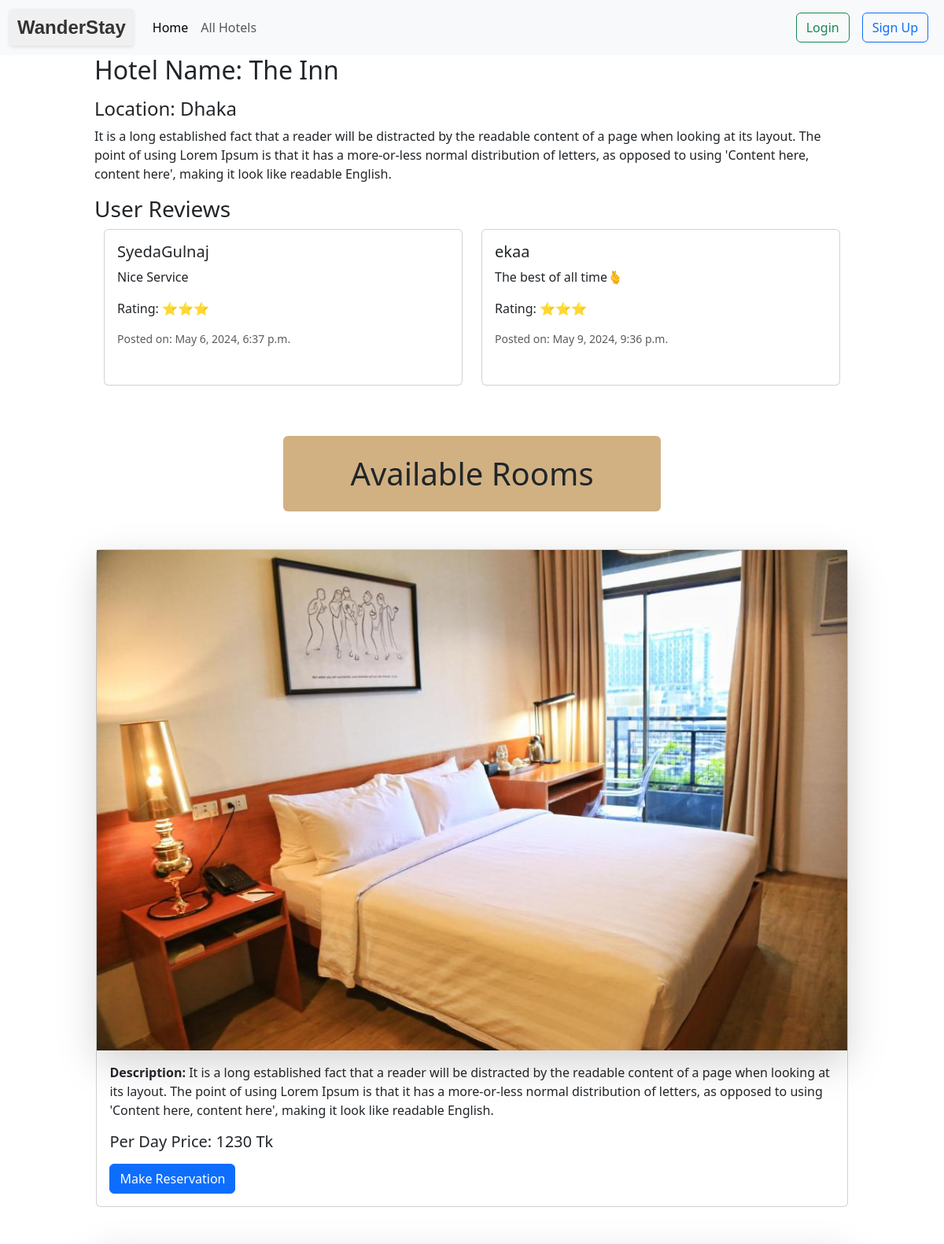
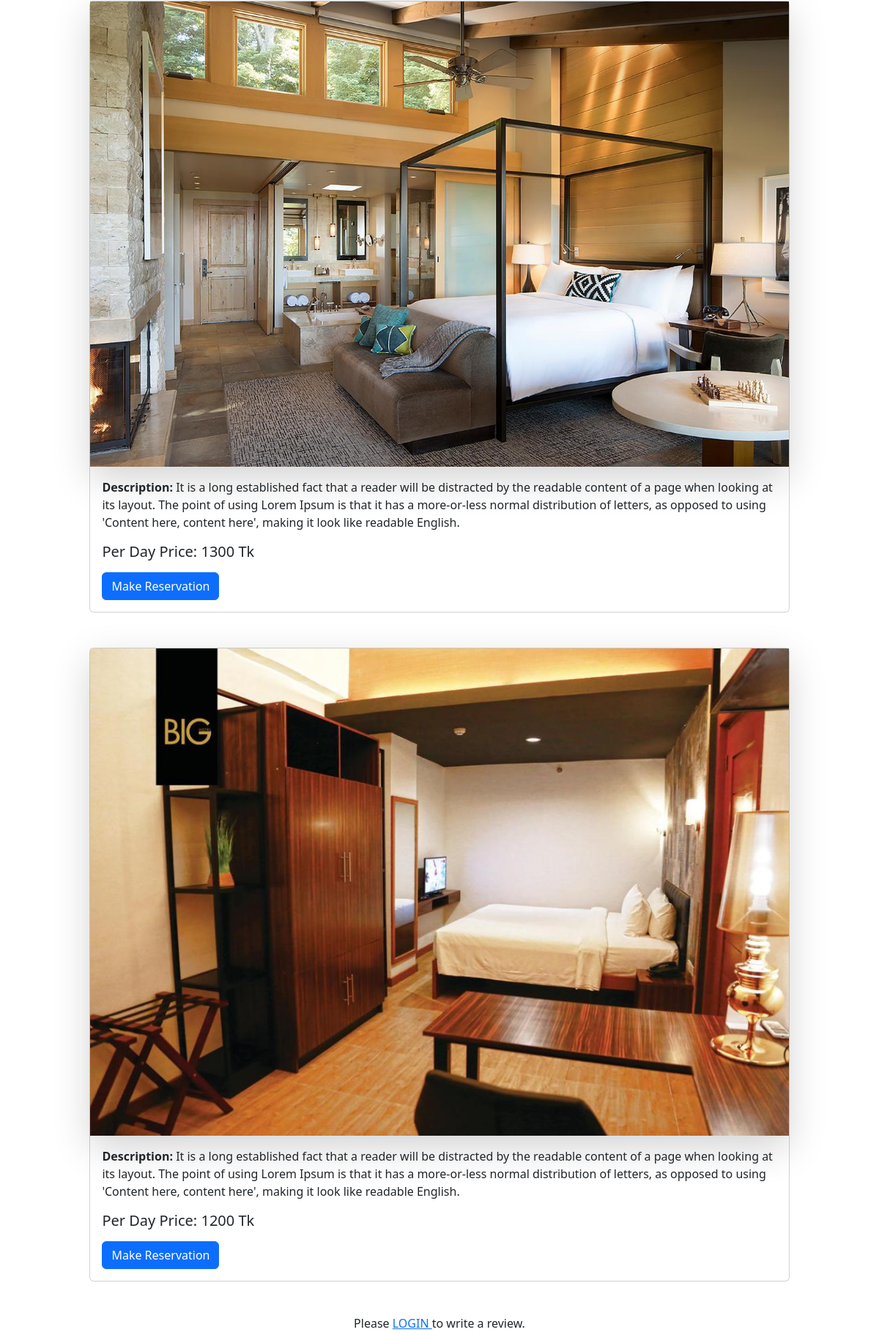
/hotels/detail/1 (upper part), run on the app's committed database (2 pictures, top to bottom).
### hotels/models.py (models this page shows, shortened)
class Hotels(models.Model):
    title = models.CharField(max_length=100)
    description = models.TextField()
    address = models.CharField(max_length=100, blank=True, null=True)
    image = models.ImageField(upload_to='uploads/', blank=True, null=True)

class Reviews(models.Model):
    hotel = models.ForeignKey(Hotels, on_delete=models.CASCADE, blank=True, null=True)
    user = models.ForeignKey(UserAccounts, on_delete=models.CASCADE, blank=True, null=True)
    created_on = models.DateTimeField(auto_now_add = True)
    body = models.TextField()
    rating = models.CharField(choices=STAR_CHOICES, max_length=10)

class Rooms(models.Model):
    hotel = models.ForeignKey(Hotels, on_delete=models.CASCADE)
    description = models.TextField()
    per_day_price = models.IntegerField()
    image = models.ImageField(upload_to='uploads/', blank=True, null=True)

### accounts/models.py (models this page shows, shortened)
class UserAccounts(models.Model):
    user = models.OneToOneField(User, on_delete=models.CASCADE)
    gender = models.CharField(max_length=100, choices = GENDER_TYPE)
    account_no = models.IntegerField(unique=True)
    balance = models.DecimalField(default=0, max_digits=12, decimal_places=2)

### hotels/views.py (the view, shortened to what this page needs)
# urls.py: path('detail/<int:id>', views.HotelDetailView.as_view(), name='hotel_details' ),
class HotelDetailView(DetailView):
    model = Hotels
    pk_url_kwarg = 'id'
    template_name = 'hotels/hotel_details.html'
    def get_context_data(self, **kwargs):
        context = super().get_context_data(**kwargs)
        hotel = self.get_object()
        reviews = Reviews.objects.filter(hotel=hotel)
        rooms = Rooms.objects.filter(hotel=hotel)
        print(rooms[0].image)
        context['review_form'] = CommentForm()
        context['reviews'] = reviews
        context['hotel'] = hotel
        context['rooms'] = rooms
        return context

### hotels/templates/hotels/hotel_details.html (shortened to what this page needs)
{% include "base.html" %} {% load crispy_forms_tags %} {% block content %}
<div style="width: 80%; margin: auto">
  <h2 class="mb-3">Hotel Name: {{hotel.title}}</h2>
  <h4>Location: {{hotel.address}}</h4>
  <p>{{hotel.description}}</p>
  {% if reviews|length > 0 %}
  <h3 >User Reviews </h3>
  <div class="container">
    <div class="row">
      {% for review in reviews %}
      <div class="col-md-6">
        <div class="card mb-3">
          <div class="card-body">
            <h5 class="card-title">{{review.user.user}}</h5>
            <p class="card-text">{{review.body}}</p>
            <p class="card-text">Rating: {{review.rating}}</p>
            <p class="card-text">
              <small class="text-muted">Posted on: {{review.created_on}}</small>
            </p>
          </div>
        </div>
   </div>
      {% endfor %}
    </div>
  </div>
  {% endif %}
  <h1 class="text-center my-5 py-4 rounded" style="background: #D1B182; width:50%; margin:auto;">Available Rooms</h1>
</div>
<div class="row">
  {% for room in rooms %}
  <div class="col-md-12" style="width: 80%; margin: auto">
    <div class="card mb-5">
      <img
        src="{{ room.image.url }}"
        alt="{{room.image}}"
        class="w-full rounded-lg shadow-lg"
      />
      <div class="card-body">
        <p class="card-text">
          <strong>Description:</strong> {{room.description}}
        </p>
        <h5 class="mb-3">Per Day Price: {{room.per_day_price}} Tk</h5>
        <a href="{% url "reservations"  room.id%}" class="btn btn-primary">Make Reservation</a>
      </div>
    </div>
  </div>
  {% endfor %}
</div>
{% if user.is_authenticated %}
<form
  method="post"
  style="width: 50%; height: 500px; margin: auto"
  class="pt-4"
>
  <h3>Add A Review</h3>
  {% csrf_token %} {{review_form|crispy}}
  <button type="submit" class="btn btn-primary mt-2 mb-5">Add Review</button>
</form>
{% else %}
<h6 class="mb-3 font-weight-bold text-center">
  Please
  <a href="{% url 'login' %}" class="text-primary font-weight-bold"> LOGIN </a>
  to write a review.
</h6>
{% endif %}
{%endblock %}

### data on the page
Hotels: title "The Inn", address "Dhaka", description "It is a long established fact that a reader will be distracted by the readable content of a page when looking at its layout. The point of using Lorem Ipsum is that it has a more-or-less normal distribution of letters, as opposed to using 'Content here, content here', making it look like readable English."
Reviews: user.user "SyedaGulnaj", body "Nice Service", rating "⭐⭐⭐", created_on "May 6, 2024, 6:37 p.m."
Reviews: user.user "ekaa", body "The best of all time🫰", rating "⭐⭐⭐", created_on "May 9, 2024, 9:36 p.m."
Rooms: image (picture), description "It is a long established fact that a reader will be distracted by the readable content of a page when looking at its layout. The point of using Lorem Ipsum is that it has a more-or-less normal distribution of letters, as opposed to using 'Content here, content here', making it look like readable English.", per_day_price "1230"
Rooms: image (picture), description "It is a long established fact that a reader will be distracted by the readable content of a page when looking at its layout. The point of using Lorem Ipsum is that it has a more-or-less normal distribution of letters, as opposed to using 'Content here, content here', making it look like readable English.", per_day_price "1300"
Rooms: image (picture), description "It is a long established fact that a reader will be distracted by the readable content of a page when looking at its layout. The point of using Lorem Ipsum is that it has a more-or-less normal distribution of letters, as opposed to using 'Content here, content here', making it look like readable English.", per_day_price "1200"
